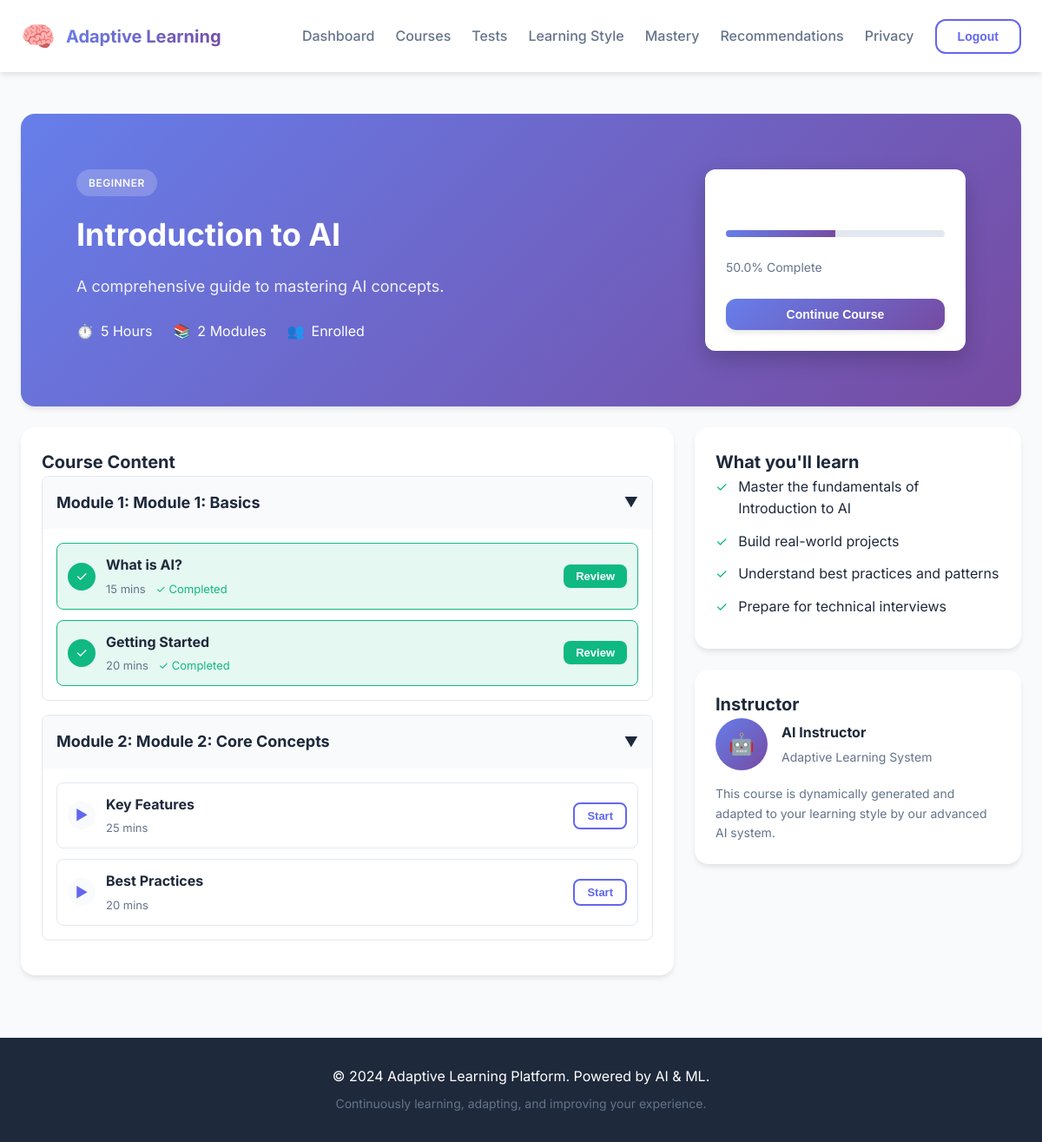
The page /course/2 (signed in) on the database its author committed.
### models.py (models this page shows, shortened)
class Course(db.Model):
    __tablename__ = 'courses'
    id = db.Column(db.Integer, primary_key=True)
    title = db.Column(db.String(200), nullable=False)
    description = db.Column(db.Text)
    difficulty = db.Column(db.String(20))  # BEGINNER, INTERMEDIATE, ADVANCED
    duration_hours = db.Column(db.Integer)
    tags = db.Column(db.String(500))  # Comma-separated tags
    instructor_id = db.Column(db.Integer, db.ForeignKey('users.id'))
    created_at = db.Column(db.DateTime, default=datetime.utcnow)

class CourseProgress(db.Model):
    __tablename__ = 'course_progress'
    id = db.Column(db.Integer, primary_key=True)
    user_id = db.Column(db.Integer, db.ForeignKey('users.id'), nullable=False)
    course_id = db.Column(db.Integer, db.ForeignKey('courses.id'), nullable=False)
    status = db.Column(db.String(20), default='NOT_STARTED')  # NOT_STARTED, IN_PROGRESS, COMPLETED
    completion_percentage = db.Column(db.Float, default=0.0)
    lessons_completed = db.Column(db.Integer, default=0)
    total_lessons = db.Column(db.Integer, default=0)
    current_lesson_id = db.Column(db.Integer)
    modules_completed = db.Column(db.Integer, default=0)
    total_modules = db.Column(db.Integer, default=0)
    current_module_id = db.Column(db.Integer)
    quizzes_attempted = db.Column(db.Integer, default=0)
    quizzes_passed = db.Column(db.Integer, default=0)
    average_quiz_score = db.Column(db.Float, default=0.0)
    assignments_completed = db.Column(db.Integer, default=0)
    total_assignments = db.Column(db.Integer, default=0)
    average_assignment_score = db.Column(db.Float, default=0.0)
    total_time_spent_seconds = db.Column(db.Integer, default=0)
    estimated_time_remaining_seconds = db.Column(db.Integer)
    learning_velocity = db.Column(db.Float, default=1.0)
    enrolled_at = db.Column(db.DateTime, default=datetime.utcnow)
    started_at = db.Column(db.DateTime)
    last_accessed = db.Column(db.DateTime, default=datetime.utcnow)
    completed_at = db.Column(db.DateTime)
    user = db.relationship('User', backref=db.backref('course_progress', lazy=True, cascade='all, delete-orphan'))
    course = db.relationship('Course', backref=db.backref('progress_records', lazy=True, cascade='all, delete-orphan'))

class Module(db.Model):
    __tablename__ = 'modules'
    id = db.Column(db.Integer, primary_key=True)
    course_id = db.Column(db.Integer, db.ForeignKey('courses.id'), nullable=False)
    title = db.Column(db.String(200), nullable=False)
    order = db.Column(db.Integer, default=0)
    course = db.relationship('Course', backref=db.backref('modules', lazy=True, cascade='all, delete-orphan'))
    def to_dict(self):
        return {
            'id': self.id,
            'course_id': self.course_id,
            'title': self.title,
            'order': self.order,
            'lessons': [l.to_dict() for l in self.lessons]
        }

class Lesson(db.Model):
    __tablename__ = 'lessons'
    id = db.Column(db.Integer, primary_key=True)
    module_id = db.Column(db.Integer, db.ForeignKey('modules.id'), nullable=False)
    title = db.Column(db.String(200), nullable=False)
    content = db.Column(db.Text)  # Markdown/HTML content (Reading/Writing)
    video_url = db.Column(db.String(500))  # Video content (Visual/Auditory)
    video_id = db.Column(db.String(50))  # YouTube ID
    duration_minutes = db.Column(db.Integer)
    order = db.Column(db.Integer, default=0)
    assignment = db.Column(db.Text)  # Hands-on assignment (Kinesthetic)
    document_url = db.Column(db.String(500))  # Additional reading material (Reading/Writing)
    code_example = db.Column(db.Text)  # Code snippets (Kinesthetic)
    interactive_element = db.Column(db.Text)  # Interactive exercises (Kinesthetic)
    quiz_questions = db.Column(db.Text)  # JSON string of quiz questions (All styles)
    diagram_url = db.Column(db.String(500))  # Diagrams/infographics (Visual)
    module = db.relationship('Module', backref=db.backref('lessons', lazy=True, cascade='all, delete-orphan'))
    def to_dict(self):
        import json
        return {
            'id': self.id,
            'module_id': self.module_id,
            'title': self.title,
            'content': self.content,
            'video_url': self.video_url,
            'video_id': self.video_id,
            'duration_minutes': self.duration_minutes,
            'order': self.order,
            'assignment': self.assignment,
            'document_url': self.document_url,
            'code_example': self.code_example,
            'interactive_element': self.interactive_element,
            'quiz_questions': json.loads(self.quiz_questions) if self.quiz_questions else None,
            'diagram_url': self.diagram_url
        }

### app.py (the view)
@app.route('/course/<int:course_id>')
def course_detail(course_id):
    if 'user_id' not in session:
        return redirect(url_for('index'))
    user_id = session.get('user_id')
    course = Course.query.get_or_404(course_id)
    modules = []
    for module in course.modules:
        mod_dict = module.to_dict()
        mod_dict['lessons'] = sorted(mod_dict['lessons'], key=lambda x: x['order'])
        modules.append(mod_dict)
    modules.sort(key=lambda x: x['order'])
    progress_data = progress_tracking_service.get_course_progress(user_id, course_id)
    progress = progress_data.get('completion_percentage', 0) if progress_data and progress_data.get('enrolled') else 0
    lesson_progress = {}
    if progress_data and progress_data.get('modules'):
        for mod in progress_data['modules']:
            for lesson in mod.get('lessons', []):
                lesson_progress[lesson['lesson_id']] = {
                    'status': lesson['status'],
                    'completion': lesson['completion']
                }
    objectives = [
        f"Master the fundamentals of {course.title}",
        "Build real-world projects",
        "Understand best practices and patterns",
        "Prepare for technical interviews"
    ]
    return render_template(
        'course_detail.html',
        course=course,
        modules=modules,
        objectives=objectives,
        progress=progress,
        lesson_progress=lesson_progress
    )

### progress_tracking_service.py (called while the page is built, shortened)
    def get_course_progress(self, user_id: int, course_id: int) -> Dict:
        return self._get_detailed_course_progress(user_id, course_id)

    def _format_duration(self, seconds: int) -> str:
        if not seconds:
            return "0 minutes"

### templates/course_detail.html (shortened to what this page needs)
{% extends "base.html" %}
{% block content %}
<div class="container">
    <div class="card mb-3" style="background: linear-gradient(135deg, #667eea 0%, #764ba2 100%); color: white;">
        <div style="padding: 40px;">
            <div style="display: flex; justify-content: space-between; align-items: flex-start;">
                <div>
                    <span class="badge"
                        style="background: rgba(255,255,255,0.2); color: white; margin-bottom: 16px; display: inline-block;">
                        {{ course.difficulty }}
                    </span>
                    <h1 style="color: white; margin-bottom: 16px; font-size: 36px;">{{ course.title }}</h1>
                    <p style="font-size: 18px; opacity: 0.9; max-width: 800px; line-height: 1.6;">
                        {{ course.description }}
                    </p>
                    <div style="margin-top: 24px; display: flex; gap: 24px;">
                        <div style="display: flex; align-items: center; gap: 8px;">
                            <span>⏱️</span>
                            <span>{{ course.duration_hours }} Hours</span>
                        </div>
                        <div style="display: flex; align-items: center; gap: 8px;">
                            <span>📚</span>
                            <span>{{ modules|length }} Modules</span>
                        </div>
                        <div style="display: flex; align-items: center; gap: 8px;">
                            <span>👥</span>
                            <span>{{ course.enrolled_count }} Enrolled</span>
                        </div>
                    </div>
                </div>
                <div
                    style="background: white; padding: 24px; border-radius: 12px; color: var(--text); min-width: 300px; box-shadow: 0 10px 25px rgba(0,0,0,0.2);">
                    <h3 style="margin-bottom: 16px;">Start Learning</h3>
                    <div class="progress-bar mb-3">
                        <div class="progress-fill" style="width: {{ progress }}%"></div>
                    </div>
                    <p class="text-gray mb-3" style="font-size: 14px;">{{ progress }}% Complete</p>
                    <button class="btn btn-primary" style="width: 100%; justify-content: center;" {% if modules and
                        modules[0].lessons %} onclick="playLesson({{ modules[0].lessons[0].id }})" {% endif %}>
                        {{ 'Continue Course' if progress > 0 else 'Start Course' }}
                    </button>
                </div>
            </div>
        </div>
    </div>
    <div style="display: grid; grid-template-columns: 2fr 1fr; gap: 24px;">
        <div>
            <div class="card mb-3">
                <h2 class="card-title">Course Content</h2>
                <div class="accordion">
                    {% for module in modules %}
                    <div class="module-item"
                        style="border: 1px solid var(--border); border-radius: 8px; margin-bottom: 16px; overflow: hidden;">
                        <div class="module-header"
                            style="background: var(--light); padding: 16px; cursor: pointer; display: flex; justify-content: space-between; align-items: center;"
                            onclick="toggleModule({{ loop.index }})">
                            <h3 style="font-size: 18px; margin: 0;">Module {{ loop.index }}: {{ module.title }}</h3>
                            <span>▼</span>
                        </div>
                        <div id="module-{{ loop.index }}" class="module-content" style="padding: 16px;">
                            {% if module.lessons %}
                            <div style="display: flex; flex-direction: column; gap: 12px;">
                                {% for lesson in module.lessons %}
                                {% set lesson_status = lesson_progress.get(lesson.id, {}) if lesson_progress else {} %}
                                {% set is_completed = lesson_status.get('status') == 'COMPLETED' %}
                                <div class="lesson-item {% if is_completed %}lesson-completed{% endif %}"
                                    style="display: flex; align-items: center; gap: 12px; padding: 12px; border-radius: 8px; background: {% if is_completed %}rgba(16, 185, 129, 0.1){% else %}white{% endif %}; border: 1px solid {% if is_completed %}var(--success){% else %}var(--border){% endif %};">
                                    <div
                                        style="width: 32px; height: 32px; background: {% if is_completed %}var(--success){% else %}var(--light){% endif %}; border-radius: 50%; display: flex; align-items: center; justify-content: center; color: {% if is_completed %}white{% else %}var(--primary){% endif %};">
                                        {% if is_completed %}✓{% else %}▶{% endif %}
                                    </div>
                                    <div style="flex: 1;">
                                        <h4 style="margin: 0; font-size: 16px;">{{ lesson.title }}</h4>
                                        <p style="margin: 4px 0 0; font-size: 13px; color: var(--gray);">
                                            {{ lesson.duration_minutes }} mins
                                            {% if is_completed %}<span style="color: var(--success); margin-left: 8px;">✓ Completed</span>{% endif %}
                                        </p>
                                    </div>
                                    <button class="btn {% if is_completed %}btn-success{% else %}btn-outline{% endif %} btn-sm"
                                        onclick="playLesson({{ lesson.id }})">
                                        {% if is_completed %}Review{% else %}Start{% endif %}
                                    </button>
                                </div>
                                {% endfor %}
                            </div>
                            {% else %}
                            <p class="text-gray">No lessons in this module yet.</p>
                            {% endif %}
                        </div>
                    </div>
                    {% endfor %}
                </div>
            </div>
        </div>
        <div>
            <div class="card mb-3">
                <h3 class="card-title" style="font-size: 20px;">What you'll learn</h3>
                <ul style="list-style: none; padding: 0; margin: 0;">
                    {% for objective in objectives %}
                    <li style="display: flex; gap: 12px; margin-bottom: 12px; align-items: flex-start;">
                        <span style="color: var(--success);">✓</span>
                        <span>{{ objective }}</span>
                    </li>
                    {% endfor %}
                </ul>
            </div>
            <div class="card">
                <h3 class="card-title" style="font-size: 20px;">Instructor</h3>
                <div style="display: flex; align-items: center; gap: 16px;">
                    <div
                        style="width: 60px; height: 60px; background: linear-gradient(135deg, #667eea 0%, #764ba2 100%); border-radius: 50%; display: flex; align-items: center; justify-content: center; color: white; font-size: 24px;">
                        🤖
                    </div>
                    <div>
                        <h4 style="margin: 0;">AI Instructor</h4>
                        <p class="text-gray" style="margin: 4px 0 0; font-size: 14px;">Adaptive Learning System</p>
                    </div>
                </div>
                <p style="margin-top: 16px; font-size: 14px; color: var(--gray);">
                    This course is dynamically generated and adapted to your learning style by our advanced AI system.
                </p>
            </div>
        </div>
    </div>
</div>
{% endblock %}

### static/css/style.css (style rules this page uses)
:root { --primary: #6366f1; --primary-dark: #4f46e5; --secondary: #8b5cf6; --success: #10b981; --warning: #f59e0b; --danger: #ef4444; --dark: #1e293b; --light: #f8fafc; --gray: #64748b; --border: #e2e8f0; --gradient-1: linear-gradient(135deg, #667eea 0%, #764ba2 100%); --gradient-2: linear-gradient(135deg, #f093fb 0%, #f5576c 100%); --gradient-3: linear-gradient(135deg, #4facfe 0%, #00f2fe 100%); --gradient-4: linear-gradient(135deg, #43e97b 0%, #38f9d7 100%); --shadow-sm: 0 1px 2px 0 rgb(0 0 0 / 0.05); --shadow: 0 4px 6px -1px rgb(0 0 0 / 0.1); --shadow-lg: 0 10px 15px -3px rgb(0 0 0 / 0.1); --shadow-xl: 0 20px 25px -5px rgb(0 0 0 / 0.1); --radius: 12px; --radius-lg: 16px; }
* { margin: 0; padding: 0; box-sizing: border-box; }
body { font-family: 'Inter', -apple-system, BlinkMacSystemFont, 'Segoe UI', sans-serif; background: var(--light); color: var(--dark); line-height: 1.6; min-height: 100vh; display: flex; flex-direction: column; }
.container { max-width: 1200px; margin: 0 auto; padding: 0 24px; }
.btn { padding: 10px 24px; border-radius: var(--radius); border: none; font-weight: 600; cursor: pointer; transition: all 0.3s; font-size: 14px; }
.btn-primary { background: var(--gradient-1); color: white; box-shadow: var(--shadow); }
.btn-outline { background: transparent; border: 2px solid var(--primary); color: var(--primary); }
.card { background: white; border-radius: var(--radius-lg); padding: 24px; box-shadow: var(--shadow); transition: all 0.3s; }
.card-title { font-size: 20px; font-weight: 700; color: var(--dark); }
.progress-bar { width: 100%; height: 8px; background: var(--border); border-radius: 4px; overflow: hidden; }
.progress-fill { height: 100%; background: var(--gradient-1); transition: width 0.5s ease; }
.text-gray { color: var(--gray); }
.mb-3 { margin-bottom: 24px; }
.badge { display: inline-block; padding: 6px 14px; border-radius: 20px; font-size: 12px; font-weight: 600; text-transform: uppercase; letter-spacing: 0.5px; }
.btn-sm { padding: 6px 14px; font-size: 13px; border-radius: 8px; }
.btn-success { background: var(--success); color: white; }

### rows shown on the page
Course: difficulty "BEGINNER", title "Introduction to AI", description "A comprehensive guide to mastering AI concepts.", duration_hours "5"
CourseProgress: completion_percentage "50.0", completion_percentage "Continue Course"
Module: title "Module 1: Basics"
Lesson: title "What is AI?", duration_minutes "15", shows "✓ Completed", shows "Review"
Lesson: title "Getting Started", duration_minutes "20", shows "✓ Completed", shows "Review"
Module: title "Module 2: Core Concepts"
Lesson: title "Key Features", duration_minutes "25", shows "Start"
Lesson: title "Best Practices", duration_minutes "20", shows "Start"

### other values the page prints
{{ modules|length }} "2"
{{ objective }} "Master the fundamentals of Introduction to AI" "Build real-world projects" "Understand best practices and patterns" "Prepare for technical interviews"
